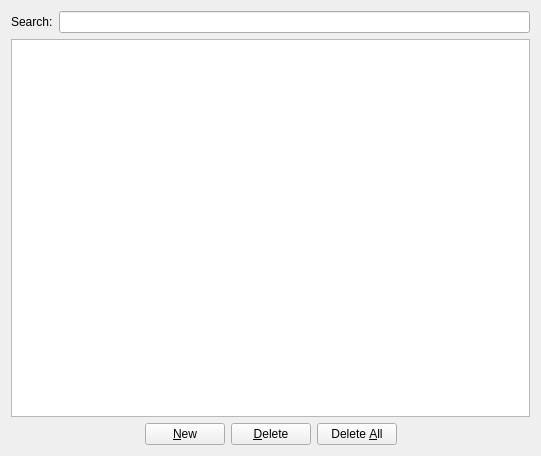
<?xml version="1.0" encoding="UTF-8"?>
<ui version="4.0">
<comment> Copyright (C) 2019 - 2021 by Pedro Mendes, Rector and Visitors of the </comment>
<comment> University of Virginia, University of Heidelberg, and University </comment>
<comment> of Connecticut School of Medicine. </comment>
<comment> All rights reserved. </comment>

<comment> Copyright (C) 2017 - 2018 by Pedro Mendes, Virginia Tech Intellectual </comment>
<comment> Properties, Inc., University of Heidelberg, and University of </comment>
<comment> of Connecticut School of Medicine. </comment>
<comment> All rights reserved. </comment>

<comment> Copyright (C) 2013 - 2016 by Pedro Mendes, Virginia Tech Intellectual </comment>
<comment> Properties, Inc., University of Heidelberg, and The University </comment>
<comment> of Manchester. </comment>
<comment> All rights reserved. </comment>

 <comment> All rights reserved. </comment>
 <class>CQParameterSetsWidget</class>
 <widget class="CopasiWidget" name="CQParameterSetsWidget">
  <property name="geometry">
   <rect>
    <x>0</x>
    <y>0</y>
    <width>541</width>
    <height>456</height>
   </rect>
  </property>
  <property name="caption" stdset="0">
   <string>Reactions</string>
  </property>
  <layout class="QGridLayout">
   <item row="8" column="0" colspan="2">
    <layout class="QHBoxLayout">
     <item>
      <spacer name="horizontalSpacerLeft">
       <property name="orientation">
        <enum>Qt::Horizontal</enum>
       </property>
       <property name="sizeHint" stdset="0">
        <size>
         <width>40</width>
         <height>20</height>
        </size>
       </property>
      </spacer>
     </item>
     <item>
      <widget class="QPushButton" name="mpBtnNew">
       <property name="text">
        <string>&amp;New</string>
       </property>
      </widget>
     </item>
     <item>
      <widget class="QPushButton" name="mpBtnDelete">
       <property name="focusPolicy">
        <enum>Qt::NoFocus</enum>
       </property>
       <property name="text">
        <string>&amp;Delete</string>
       </property>
      </widget>
     </item>
     <item>
      <widget class="QPushButton" name="mpBtnClear">
       <property name="focusPolicy">
        <enum>Qt::NoFocus</enum>
       </property>
       <property name="text">
        <string>Delete &amp;All</string>
       </property>
      </widget>
     </item>
     <item>
      <spacer name="horizontalSpacerRight">
       <property name="orientation">
        <enum>Qt::Horizontal</enum>
       </property>
       <property name="sizeHint" stdset="0">
        <size>
         <width>40</width>
         <height>20</height>
        </size>
       </property>
      </spacer>
     </item>
    </layout>
   </item>
   <item row="6" column="0" colspan="2">
    <widget class="CQTableView" name="mpTblParameterSets">
     <property name="editTriggers">
      <set>QAbstractItemView::CurrentChanged|QAbstractItemView::EditKeyPressed|QAbstractItemView::SelectedClicked</set>
     </property>
     <property name="alternatingRowColors">
      <bool>true</bool>
     </property>
     <property name="selectionMode">
      <enum>QAbstractItemView::ExtendedSelection</enum>
     </property>
     <property name="selectionBehavior">
      <enum>QAbstractItemView::SelectRows</enum>
     </property>
     <property name="horizontalScrollMode">
      <enum>QAbstractItemView::ScrollPerPixel</enum>
     </property>
     <property name="sortingEnabled">
      <bool>true</bool>
     </property>
    </widget>
   </item>
   <item row="3" column="0" rowspan="3" colspan="2">
    <layout class="QHBoxLayout" name="horizontalLayout">
     <item>
      <widget class="QLabel" name="label">
       <property name="text">
        <string>Search:</string>
       </property>
      </widget>
     </item>
     <item>
      <widget class="QLineEdit" name="mpLEFilter"/>
     </item>
    </layout>
   </item>
  </layout>
 </widget>
 <layoutdefault spacing="6" margin="11"/>
 <customwidgets>
  <customwidget>
   <class>CopasiWidget</class>
   <extends>QWidget</extends>
   <header>copasi/UI/copasiWidget.h</header>
   <container>1</container>
  </customwidget>
  <customwidget>
   <class>CQTableView</class>
   <extends>QTableView</extends>
   <header>copasi/UI/CQTableView.h</header>
  </customwidget>
 </customwidgets>
 <tabstops>
  <tabstop>mpTblParameterSets</tabstop>
  <tabstop>mpBtnDelete</tabstop>
  <tabstop>mpBtnClear</tabstop>
 </tabstops>
 <includes>
  <include location="local">copasi/UI/copasiWidget.h</include>
 </includes>
 <resources/>
 <connections>
  <connection>
   <sender>mpBtnClear</sender>
   <signal>pressed()</signal>
   <receiver>CQParameterSetsWidget</receiver>
   <slot>slotBtnClearClicked()</slot>
   <hints>
    <hint type="sourcelabel">
     <x>334</x>
     <y>443</y>
    </hint>
    <hint type="destinationlabel">
     <x>20</x>
     <y>20</y>
    </hint>
   </hints>
  </connection>
  <connection>
   <sender>mpBtnDelete</sender>
   <signal>pressed()</signal>
   <receiver>CQParameterSetsWidget</receiver>
   <slot>slotBtnDeleteClicked()</slot>
   <hints>
    <hint type="sourcelabel">
     <x>253</x>
     <y>443</y>
    </hint>
    <hint type="destinationlabel">
     <x>20</x>
     <y>20</y>
    </hint>
   </hints>
  </connection>
  <connection>
   <sender>mpTblParameterSets</sender>
   <signal>doubleClicked(QModelIndex)</signal>
   <receiver>CQParameterSetsWidget</receiver>
   <slot>slotDoubleClicked(QModelIndex)</slot>
   <hints>
    <hint type="sourcelabel">
     <x>270</x>
     <y>212</y>
    </hint>
    <hint type="destinationlabel">
     <x>270</x>
     <y>227</y>
    </hint>
   </hints>
  </connection>
  <connection>
   <sender>mpBtnNew</sender>
   <signal>pressed()</signal>
   <receiver>CQParameterSetsWidget</receiver>
   <slot>slotBtnNewClicked()</slot>
   <hints>
    <hint type="sourcelabel">
     <x>189</x>
     <y>434</y>
    </hint>
    <hint type="destinationlabel">
     <x>270</x>
     <y>227</y>
    </hint>
   </hints>
  </connection>
 </connections>
  <slots>
    <slot>slotBtnNewClicked()</slot>
    <slot>slotBtnDeleteClicked()</slot>
    <slot>slotBtnClearClicked()</slot>
    <slot>slotDoubleClicked(QModelIndex)</slot>
    <slot>dataChanged(QModelIndex, QModelIndex)</slot>
    <slot>slotFilterChanged()</slot>
  </slots>
</ui>
